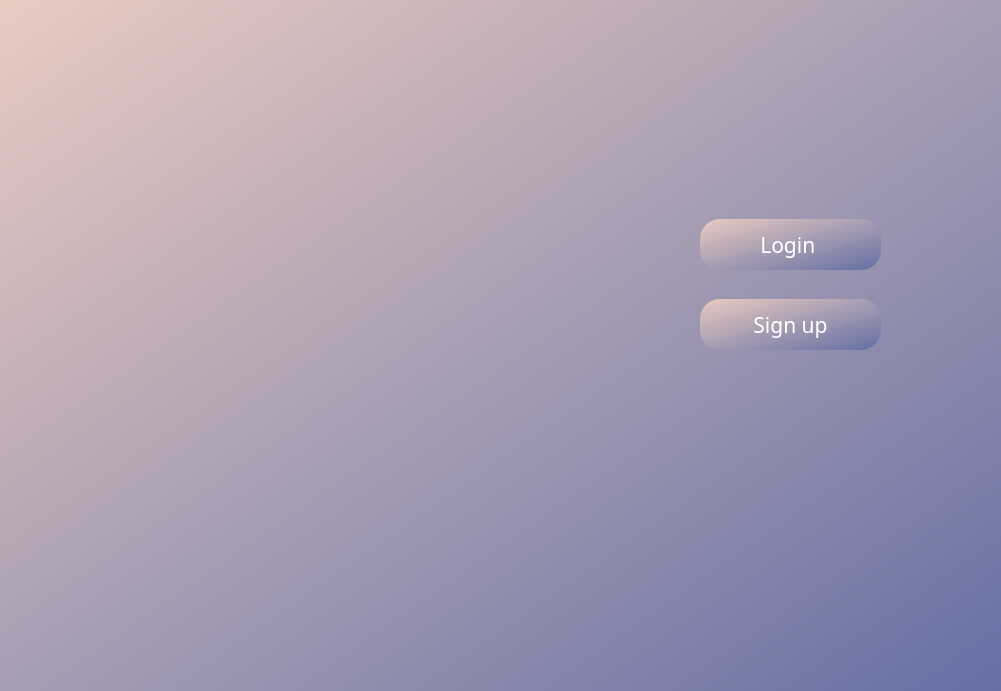
<?xml version="1.0" encoding="UTF-8"?>
<ui version="4.0">
 <class>Dialog</class>
 <widget class="QDialog" name="Dialog">
  <property name="geometry">
   <rect>
    <x>0</x>
    <y>0</y>
    <width>1001</width>
    <height>691</height>
   </rect>
  </property>
  <property name="windowTitle">
   <string>Dialog</string>
  </property>
  <widget class="QWidget" name="widget" native="true">
   <property name="geometry">
    <rect>
     <x>0</x>
     <y>-1</y>
     <width>1001</width>
     <height>701</height>
    </rect>
   </property>
   <property name="styleSheet">
    <string notr="true">
background-color: qlineargradient(spread:pad, x1:0, y1:0, x2:1, y2:1, stop:0 rgba(233, 203, 193, 255), stop:1 rgba(100, 111, 164, 255));</string>
   </property>
   <widget class="QLabel" name="label_2">
    <property name="geometry">
     <rect>
      <x>30</x>
      <y>70</y>
      <width>651</width>
      <height>551</height>
     </rect>
    </property>
    <property name="styleSheet">
     <string notr="true">background: transparent</string>
    </property>
    <property name="text">
     <string/>
    </property>
    <property name="pixmap">
     <pixmap>UI Icons/1x/Asset 1.png</pixmap>
    </property>
   </widget>
   <widget class="QLabel" name="label">
    <property name="geometry">
     <rect>
      <x>0</x>
      <y>0</y>
      <width>211</width>
      <height>91</height>
     </rect>
    </property>
    <property name="styleSheet">
     <string notr="true">background: transparent</string>
    </property>
    <property name="text">
     <string/>
    </property>
    <property name="pixmap">
     <pixmap>UI Icons/1x/1x/Asset 3.png</pixmap>
    </property>
   </widget>
   <widget class="QLabel" name="label_3">
    <property name="geometry">
     <rect>
      <x>0</x>
      <y>632</y>
      <width>1001</width>
      <height>71</height>
     </rect>
    </property>
    <property name="styleSheet">
     <string notr="true">background: transparent</string>
    </property>
    <property name="text">
     <string/>
    </property>
    <property name="pixmap">
     <pixmap>UI Icons/1x/1x/Asset 5.png</pixmap>
    </property>
   </widget>
   <widget class="QLabel" name="label_4">
    <property name="geometry">
     <rect>
      <x>630</x>
      <y>10</y>
      <width>311</width>
      <height>191</height>
     </rect>
    </property>
    <property name="styleSheet">
     <string notr="true">background: transparent</string>
    </property>
    <property name="text">
     <string/>
    </property>
    <property name="pixmap">
     <pixmap>UI Icons/1x/1x/Asset 6.png</pixmap>
    </property>
   </widget>
   <widget class="QPushButton" name="Login">
    <property name="geometry">
     <rect>
      <x>700</x>
      <y>220</y>
      <width>181</width>
      <height>51</height>
     </rect>
    </property>
    <property name="font">
     <font>
      <family>Montserrat Bold</family>
      <pointsize>16</pointsize>
      <weight>50</weight>
      <italic>false</italic>
      <bold>false</bold>
      <underline>false</underline>
      <stylestrategy>PreferAntialias</stylestrategy>
     </font>
    </property>
    <property name="cursor">
     <cursorShape>PointingHandCursor</cursorShape>
    </property>
    <property name="styleSheet">
     <string notr="true">QPushButton#Login{
	border-radius:20px;
	color: rgb(255, 255, 255);
	font: 16pt &quot;Montserrat Bold&quot;;
	background-color: qlineargradient(spread:pad, x1:0, y1:0, x2:1, y2:1, stop:0 			rgba(0, 4, 40, 255), stop:1 rgba(0, 78, 146, 255));}
QPushButton#Login:hover{
	border-radius:20px;
	color: rgb(255, 255, 255);
	font: 16pt &quot;Montserrat Bold&quot;;
	background-color: qlineargradient(spread:pad, x1:0, y1:0, x2:1, y2:1, stop:0 			rgba(50, 4, 40, 255), stop:1 rgba(70, 78, 146, 255));}
QPushButton#Login:pressed{
	border-radius:20px;
	color: rgb(255, 255, 255);
	font: 16pt &quot;Montserrat Bold&quot;;
	background-color: qlineargradient(spread:pad, x1:0, y1:0, x2:1, y2:1, stop:0 			rgba9(90, 200, 60, 60), stop:1 rgba(120, 78, 160, 50));}</string>
    </property>
    <property name="text">
     <string>Login </string>
    </property>
   </widget>
   <widget class="QPushButton" name="Signup">
    <property name="geometry">
     <rect>
      <x>700</x>
      <y>300</y>
      <width>181</width>
      <height>51</height>
     </rect>
    </property>
    <property name="font">
     <font>
      <family>Montserrat Bold</family>
      <pointsize>16</pointsize>
      <weight>50</weight>
      <italic>false</italic>
      <bold>false</bold>
      <underline>false</underline>
      <stylestrategy>PreferAntialias</stylestrategy>
     </font>
    </property>
    <property name="cursor">
     <cursorShape>PointingHandCursor</cursorShape>
    </property>
    <property name="styleSheet">
     <string notr="true">QPushButton#Signup{
	border-radius:20px;
	color: rgb(255, 255, 255);
	font: 16pt &quot;Montserrat Bold&quot;;
	background-color: qlineargradient(spread:pad, x1:0, y1:0, x2:1, y2:1, stop:0 			rgba(0, 4, 40, 255), stop:1 rgba(0, 78, 146, 255));}
QPushButton#Signup:hover{
	border-radius:20px;
	color: rgb(255, 255, 255);
	font: 16pt &quot;Montserrat Bold&quot;;
	background-color: qlineargradient(spread:pad, x1:0, y1:0, x2:1, y2:1, stop:0 			rgba(50, 4, 40, 255), stop:1 rgba(70, 78, 146, 255));}
QPushButton#Signup:pressed{
	border-radius:20px;
	color: rgb(255, 255, 255);
	font: 16pt &quot;Montserrat Bold&quot;;
	background-color: qlineargradient(spread:pad, x1:0, y1:0, x2:1, y2:1, stop:0 			rgba9(90, 200, 60, 60), stop:1 rgba(120, 78, 160, 50));}</string>
    </property>
    <property name="text">
     <string>Sign up</string>
    </property>
   </widget>
   <widget class="QLabel" name="label_5">
    <property name="geometry">
     <rect>
      <x>620</x>
      <y>380</y>
      <width>371</width>
      <height>261</height>
     </rect>
    </property>
    <property name="styleSheet">
     <string notr="true">background: transparent</string>
    </property>
    <property name="text">
     <string/>
    </property>
    <property name="pixmap">
     <pixmap>UI Icons/1x/1x/Asset 8.png</pixmap>
    </property>
   </widget>
  </widget>
 </widget>
 <resources/>
 <connections/>
</ui>
